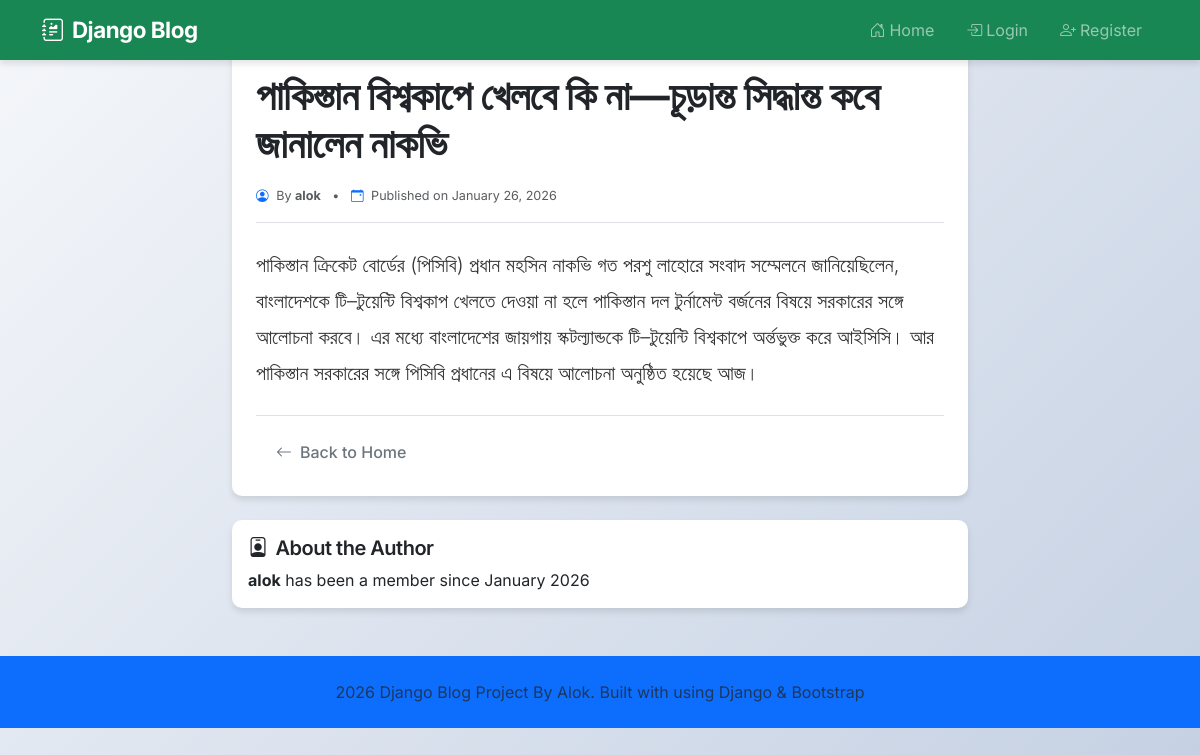
Page /post/6/ on the committed database.
### blog/models.py (models this page shows, shortened)
class Post(models.Model):
    title = models.CharField(max_length=200)
    content = models.TextField()
    author = models.ForeignKey(User, on_delete=models.CASCADE)
    created_date = models.DateTimeField(auto_now_add=True)
    updated_date = models.DateTimeField(auto_now=True)

### blog/views.py (the view)
# urls.py: path('post/<int:pk>/', PostDetailView.as_view(), name='post_detail'),
class PostDetailView(DetailView):
    model = Post

### blog/templates/blog/post_detail.html (shortened to what this page needs)
{% extends 'blog/base.html' %}
{% block content %}
<div class="row">
    <div class="col-lg-8 mx-auto">
        <article class="card shadow-sm">
            <div class="card-body p-4">
                <h1 class="card-title display-6 fw-bold mb-3">{{ object.title }}</h1>
                <div class="post-meta text-muted mb-4 pb-3 border-bottom">
                    <small>
                        <i class="bi bi-person-circle me-1"></i>
                        By <strong>{{ object.author.username }}</strong>
                        <span class="mx-2">•</span>
                        <i class="bi bi-calendar-event me-1"></i>
                        Published on {{ object.created_date|date:"F d, Y" }}
                    </small>
                </div>
                <div class="post-content mb-4">
                    <p class="lead" style="white-space: pre-wrap;">{{ object.content }}</p>
                </div>
                <div class="d-flex gap-2 mt-4 pt-3 border-top">
                    <a href="{% url 'home' %}" class="btn btn-outline-secondary">
                        <i class="bi bi-arrow-left me-2"></i>Back to Home
                    </a>
                </div>
            </div>
        </article>
        <div class="card mt-4 shadow-sm">
            <div class="card-body">
                <h5 class="card-title">
                    <i class="bi bi-person-badge me-2"></i>About the Author
                </h5>
                <p class="mb-0">
                    <strong>{{ object.author.username }}</strong> has been a member since
                    {{ object.author.date_joined|date:"F Y" }}
                </p>
            </div>
        </div>
    </div>
</div>
{% endblock %}

### blog/static/blog/css/style.css (style rules this page uses)
body { font-family: 'Inter', -apple-system, BlinkMacSystemFont, 'Segoe UI', Roboto, sans-serif; background: linear-gradient(135deg, #f5f7fa 0%, #c3cfe2 100%); min-height: 100vh; }
:root { --primary-color: #0d6efd; --primary-dark: #0a58ca; --secondary-color: #6c757d; --success-color: #198754; --danger-color: #dc3545; --warning-color: #ffc107; --light-bg: #f8f9fa; --card-shadow: 0 4px 6px rgba(0, 0, 0, 0.1); --hover-shadow: 0 8px 15px rgba(0, 0, 0, 0.15); }
.card { border: none; border-radius: 12px; transition: all 0.3s ease; background: white; }
.btn { border-radius: 8px; padding: 0.5rem 1.25rem; font-weight: 500; transition: all 0.3s ease; border: none; }
.post-content { line-height: 1.8; font-size: 1.1rem; color: #333; }
.post-meta { font-size: 0.9rem; }
.post-meta i { color: var(--primary-color); }
h1, h2, h3, h4, h5, h6 { font-weight: 600; letter-spacing: -0.5px; }
html { scroll-behavior: smooth; }
a { transition: all 0.3s ease; }
.card, .btn, .alert, .form-control, .form-select { border-radius: 10px; }
.shadow-sm { box-shadow: var(--card-shadow) !important; }
* { transition-property: background-color, border-color, color, fill, stroke, opacity, box-shadow, transform; transition-duration: 0.2s; transition-timing-function: ease-in-out; }

### rows in the picture
Post: title "পাকিস্তান বিশ্বকাপে খেলবে কি না—চূড়ান্ত সিদ্ধান্ত কবে জানালেন নাকভি", author.username "alok", created_date "January 26, 2026", content "পাকিস্তান ক্রিকেট বোর্ডের (পিসিবি) প্রধান মহসিন নাকভি গত পরশু লাহোরে সংবাদ সম্মেলনে জানিয়েছিলেন, বাংলাদেশকে টি–টুয়েন্টি বিশ্বকাপ খেলতে দেওয়া না হলে পাকিস্তান দল টুর্নামেন্ট বর্জনের বিষয়ে সরকারের সঙ্গে আলোচনা করবে। এর মধ্যে বাংলাদেশের জায়গায় স্কটল্যান্ডকে টি–টুয়েন্টি বিশ্বকাপে অর্ন্তভুক্ত করে আইসিসি। আর পাকিস্তান সরকারের সঙ্গে পিসিবি প্রধানের এ বিষয়ে আলোচনা অনুষ্ঠিত হয়েছে আজ।", author.date_joined "January 2026"
